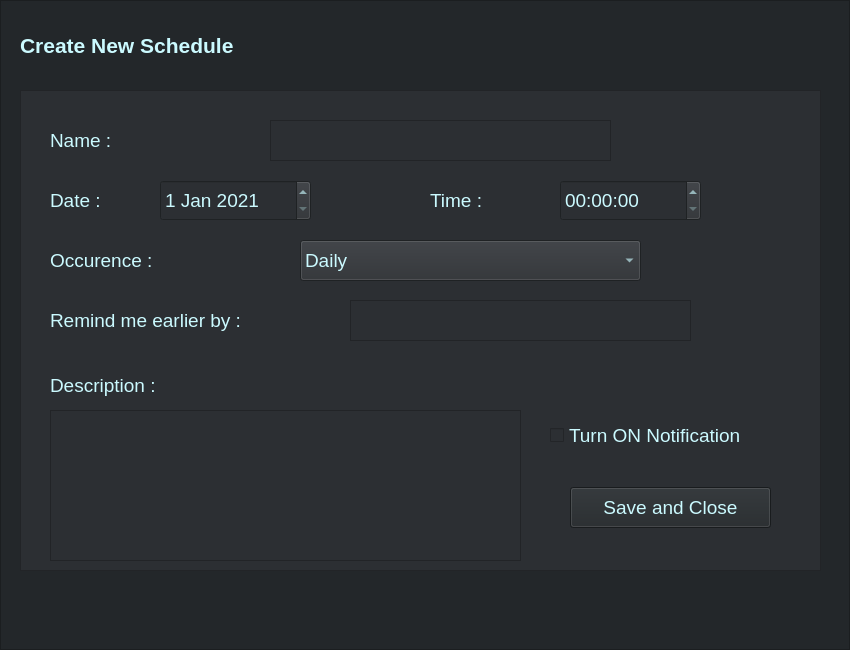
<?xml version="1.0" encoding="UTF-8"?>
<ui version="4.0">
 <class>Form</class>
 <widget class="QWidget" name="Form">
  <property name="geometry">
   <rect>
    <x>0</x>
    <y>0</y>
    <width>850</width>
    <height>650</height>
   </rect>
  </property>
  <property name="font">
   <font>
    <family>Arial</family>
    <pointsize>14</pointsize>
    <weight>75</weight>
    <bold>true</bold>
   </font>
  </property>
  <property name="windowTitle">
   <string>Form</string>
  </property>
  <property name="styleSheet">
   <string notr="true">background-color: rgb(35, 39, 42);
color: rgb(255, 255, 255);</string>
  </property>
  <widget class="QFrame" name="outer_frame_s_c">
   <property name="geometry">
    <rect>
     <x>0</x>
     <y>0</y>
     <width>850</width>
     <height>650</height>
    </rect>
   </property>
   <property name="styleSheet">
    <string notr="true">background-color: rgb(35, 39, 42);</string>
   </property>
   <property name="frameShape">
    <enum>QFrame::StyledPanel</enum>
   </property>
   <property name="frameShadow">
    <enum>QFrame::Raised</enum>
   </property>
   <widget class="QLabel" name="create_new_label_s_c">
    <property name="geometry">
     <rect>
      <x>20</x>
      <y>30</y>
      <width>281</width>
      <height>31</height>
     </rect>
    </property>
    <property name="font">
     <font>
      <family>Arial</family>
      <pointsize>16</pointsize>
      <weight>75</weight>
      <bold>true</bold>
     </font>
    </property>
    <property name="layoutDirection">
     <enum>Qt::LeftToRight</enum>
    </property>
    <property name="styleSheet">
     <string notr="true">color: rgb(203, 250, 255);</string>
    </property>
    <property name="text">
     <string>Create New Schedule</string>
    </property>
   </widget>
   <widget class="QFrame" name="inner_frame_s_c">
    <property name="geometry">
     <rect>
      <x>20</x>
      <y>90</y>
      <width>801</width>
      <height>481</height>
     </rect>
    </property>
    <property name="styleSheet">
     <string notr="true">background-color: rgb(44, 47, 51);</string>
    </property>
    <property name="frameShape">
     <enum>QFrame::StyledPanel</enum>
    </property>
    <property name="frameShadow">
     <enum>QFrame::Raised</enum>
    </property>
    <widget class="QLabel" name="name_label_s_c">
     <property name="geometry">
      <rect>
       <x>30</x>
       <y>30</y>
       <width>161</width>
       <height>41</height>
      </rect>
     </property>
     <property name="font">
      <font>
       <family>Arial</family>
       <pointsize>14</pointsize>
       <weight>50</weight>
       <bold>false</bold>
      </font>
     </property>
     <property name="styleSheet">
      <string notr="true">color: rgb(203, 250, 255);</string>
     </property>
     <property name="text">
      <string>Name :</string>
     </property>
    </widget>
    <widget class="QTextEdit" name="name_textedit_s_c">
     <property name="geometry">
      <rect>
       <x>250</x>
       <y>30</y>
       <width>341</width>
       <height>41</height>
      </rect>
     </property>
     <property name="font">
      <font>
       <family>Arial</family>
       <pointsize>14</pointsize>
       <weight>50</weight>
       <bold>false</bold>
      </font>
     </property>
     <property name="styleSheet">
      <string notr="true">color: rgb(203, 250, 255);</string>
     </property>
    </widget>
    <widget class="QLabel" name="date_label_s_c">
     <property name="geometry">
      <rect>
       <x>30</x>
       <y>90</y>
       <width>91</width>
       <height>41</height>
      </rect>
     </property>
     <property name="font">
      <font>
       <family>Arial</family>
       <pointsize>14</pointsize>
       <weight>50</weight>
       <bold>false</bold>
      </font>
     </property>
     <property name="styleSheet">
      <string notr="true">color: rgb(203, 250, 255);</string>
     </property>
     <property name="text">
      <string>Date :</string>
     </property>
    </widget>
    <widget class="QLabel" name="occurence_label_s_c">
     <property name="geometry">
      <rect>
       <x>30</x>
       <y>150</y>
       <width>161</width>
       <height>41</height>
      </rect>
     </property>
     <property name="font">
      <font>
       <family>Arial</family>
       <pointsize>14</pointsize>
       <weight>50</weight>
       <bold>false</bold>
      </font>
     </property>
     <property name="styleSheet">
      <string notr="true">color: rgb(203, 250, 255);</string>
     </property>
     <property name="text">
      <string>Occurence :</string>
     </property>
    </widget>
    <widget class="QComboBox" name="occurence_combobox_s_c">
     <property name="geometry">
      <rect>
       <x>280</x>
       <y>150</y>
       <width>341</width>
       <height>41</height>
      </rect>
     </property>
     <property name="font">
      <font>
       <family>Arial</family>
       <pointsize>14</pointsize>
       <weight>50</weight>
       <bold>false</bold>
      </font>
     </property>
     <property name="styleSheet">
      <string notr="true">color: rgb(203, 250, 255);</string>
     </property>
     <item>
      <property name="text">
       <string>Daily</string>
      </property>
     </item>
     <item>
      <property name="text">
       <string>Weekly</string>
      </property>
     </item>
     <item>
      <property name="text">
       <string>Monthly</string>
      </property>
     </item>
     <item>
      <property name="text">
       <string>Yearly</string>
      </property>
     </item>
    </widget>
    <widget class="QLabel" name="remind_earlier_by_label_s_c">
     <property name="geometry">
      <rect>
       <x>30</x>
       <y>210</y>
       <width>251</width>
       <height>41</height>
      </rect>
     </property>
     <property name="font">
      <font>
       <family>Arial</family>
       <pointsize>14</pointsize>
       <weight>50</weight>
       <bold>false</bold>
      </font>
     </property>
     <property name="styleSheet">
      <string notr="true">color: rgb(203, 250, 255);</string>
     </property>
     <property name="text">
      <string>Remind me earlier by :</string>
     </property>
    </widget>
    <widget class="QTextEdit" name="remind_earlier_by_textedit_s_c">
     <property name="geometry">
      <rect>
       <x>330</x>
       <y>210</y>
       <width>341</width>
       <height>41</height>
      </rect>
     </property>
     <property name="font">
      <font>
       <family>Arial</family>
       <pointsize>14</pointsize>
       <weight>50</weight>
       <bold>false</bold>
      </font>
     </property>
     <property name="styleSheet">
      <string notr="true">color: rgb(203, 250, 255);</string>
     </property>
    </widget>
    <widget class="QCheckBox" name="notification_on_checkbox_s_c">
     <property name="geometry">
      <rect>
       <x>530</x>
       <y>320</y>
       <width>261</width>
       <height>51</height>
      </rect>
     </property>
     <property name="font">
      <font>
       <family>Arial</family>
       <pointsize>14</pointsize>
       <weight>50</weight>
       <bold>false</bold>
      </font>
     </property>
     <property name="styleSheet">
      <string notr="true">color: rgb(203, 250, 255);</string>
     </property>
     <property name="text">
      <string>Turn ON Notification</string>
     </property>
    </widget>
    <widget class="QLabel" name="description_label_s_c">
     <property name="geometry">
      <rect>
       <x>30</x>
       <y>280</y>
       <width>171</width>
       <height>31</height>
      </rect>
     </property>
     <property name="font">
      <font>
       <family>Arial</family>
       <pointsize>14</pointsize>
       <weight>50</weight>
       <bold>false</bold>
      </font>
     </property>
     <property name="styleSheet">
      <string notr="true">color: rgb(203, 250, 255);</string>
     </property>
     <property name="text">
      <string>Description :</string>
     </property>
    </widget>
    <widget class="QPlainTextEdit" name="description_plaintextedit_s_c">
     <property name="geometry">
      <rect>
       <x>30</x>
       <y>320</y>
       <width>471</width>
       <height>151</height>
      </rect>
     </property>
     <property name="font">
      <font>
       <family>Arial</family>
       <pointsize>14</pointsize>
       <weight>50</weight>
       <bold>false</bold>
      </font>
     </property>
     <property name="styleSheet">
      <string notr="true">color: rgb(203, 250, 255);</string>
     </property>
    </widget>
    <widget class="QDateEdit" name="date_dateedit_s_c">
     <property name="geometry">
      <rect>
       <x>140</x>
       <y>90</y>
       <width>151</width>
       <height>41</height>
      </rect>
     </property>
     <property name="font">
      <font>
       <family>Arial</family>
       <pointsize>14</pointsize>
       <weight>50</weight>
       <bold>false</bold>
      </font>
     </property>
     <property name="styleSheet">
      <string notr="true">color: rgb(203, 250, 255);</string>
     </property>
     <property name="maximumDate">
      <date>
       <year>2100</year>
       <month>12</month>
       <day>31</day>
      </date>
     </property>
     <property name="minimumDate">
      <date>
       <year>2021</year>
       <month>1</month>
       <day>1</day>
      </date>
     </property>
    </widget>
    <widget class="QTimeEdit" name="time_timeedit_s_c">
     <property name="geometry">
      <rect>
       <x>540</x>
       <y>90</y>
       <width>141</width>
       <height>41</height>
      </rect>
     </property>
     <property name="font">
      <font>
       <family>Arial</family>
       <pointsize>14</pointsize>
       <weight>50</weight>
       <bold>false</bold>
      </font>
     </property>
     <property name="styleSheet">
      <string notr="true">color: rgb(203, 250, 255);</string>
     </property>
    </widget>
    <widget class="QLabel" name="time_label_s_c">
     <property name="geometry">
      <rect>
       <x>410</x>
       <y>90</y>
       <width>91</width>
       <height>41</height>
      </rect>
     </property>
     <property name="font">
      <font>
       <family>Arial</family>
       <pointsize>14</pointsize>
       <weight>50</weight>
       <bold>false</bold>
      </font>
     </property>
     <property name="styleSheet">
      <string notr="true">color: rgb(203, 250, 255);</string>
     </property>
     <property name="text">
      <string>Time :</string>
     </property>
    </widget>
    <widget class="QPushButton" name="save_close_button_s_c">
     <property name="geometry">
      <rect>
       <x>550</x>
       <y>397</y>
       <width>201</width>
       <height>41</height>
      </rect>
     </property>
     <property name="font">
      <font>
       <family>Arial</family>
       <pointsize>14</pointsize>
       <weight>50</weight>
       <bold>false</bold>
      </font>
     </property>
     <property name="styleSheet">
      <string notr="true">background-color: rgb(35, 39, 42);
color: rgb(203, 250, 255);</string>
     </property>
     <property name="text">
      <string>Save and Close</string>
     </property>
    </widget>
   </widget>
  </widget>
 </widget>
 <resources/>
 <connections/>
</ui>
